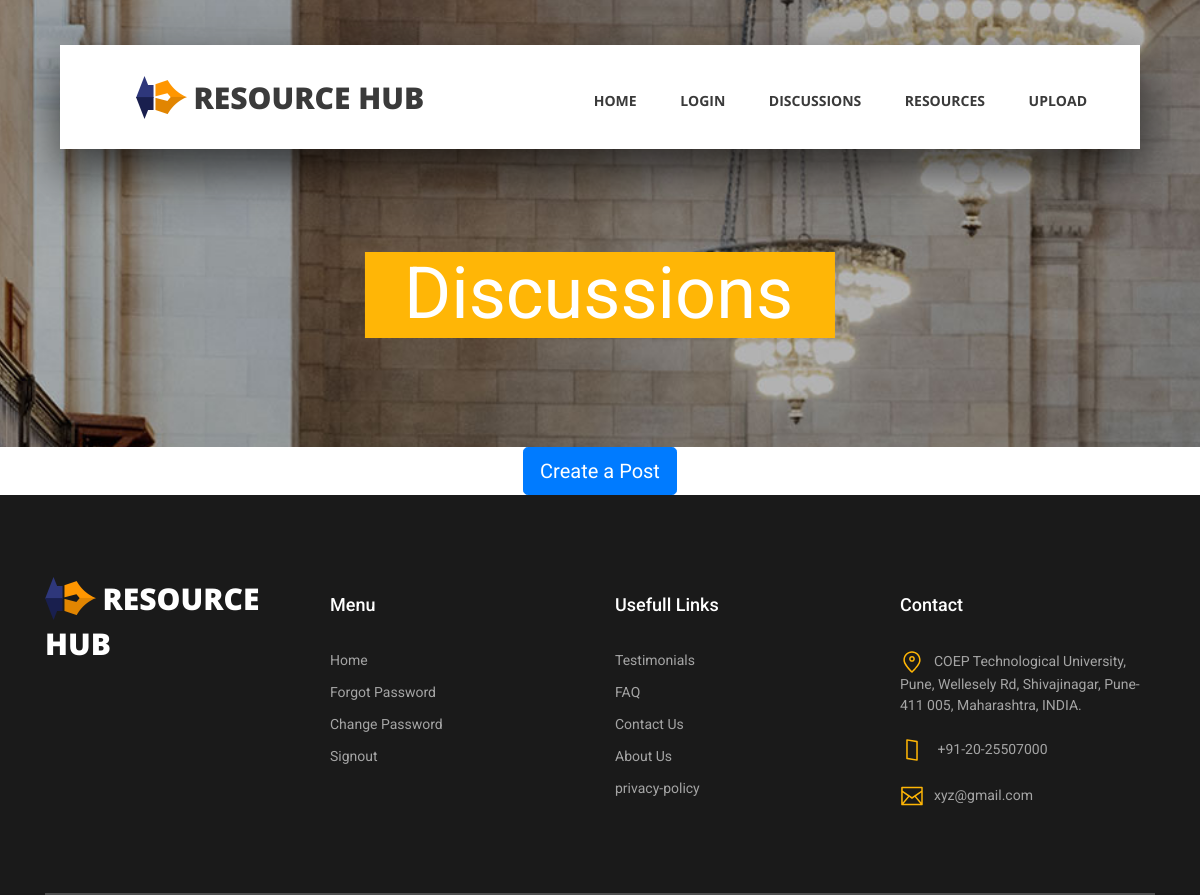
Page /posts (signed in) on the earlier database version.
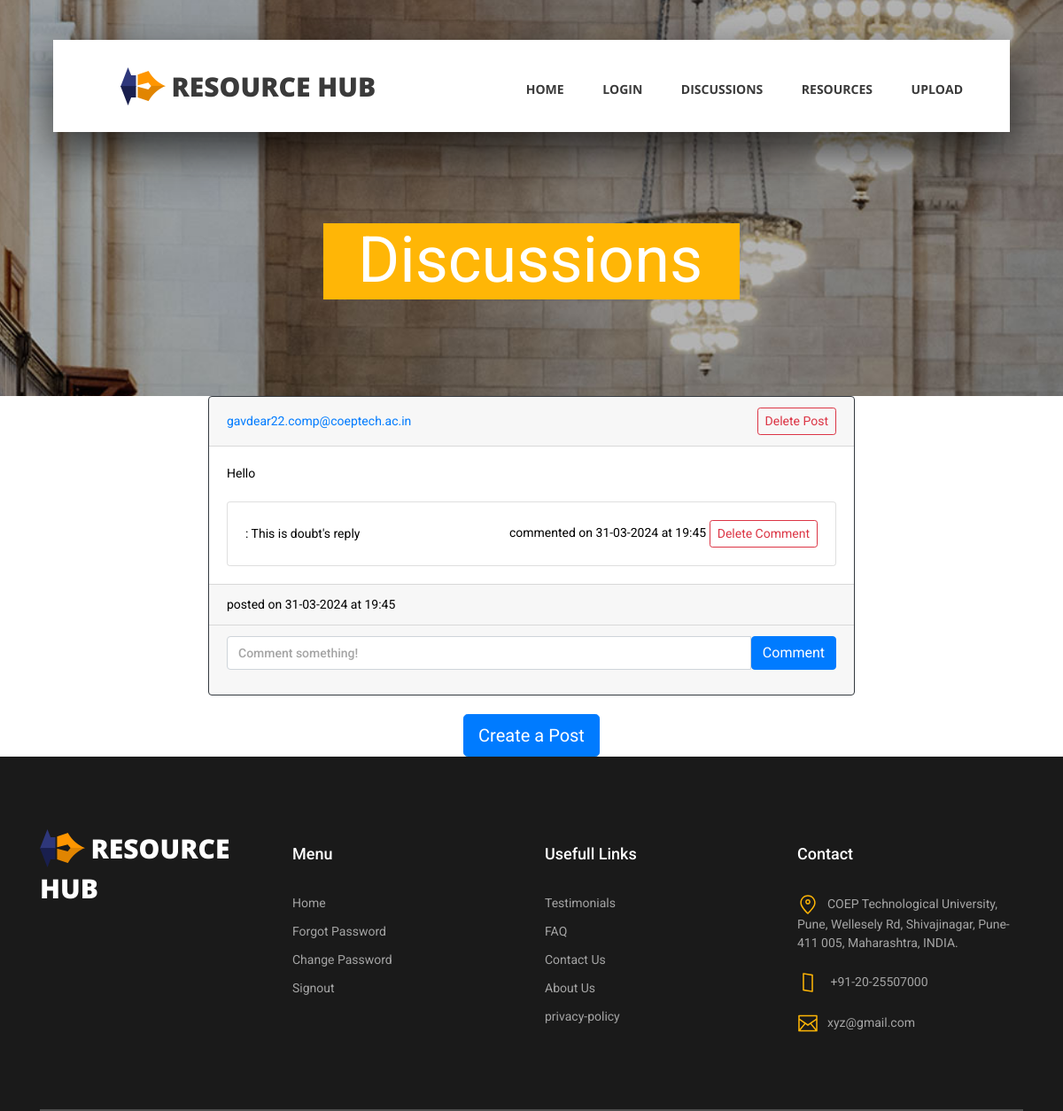
Same page on the later database version.
### app.py (models this page shows)
class Post(db.Model):
    id = db.Column(db.Integer, primary_key=True)
    text = db.Column(db.Text, nullable=False)
    date_created = db.Column(db.DateTime, default=datetime.now)
    author_id = db.Column(db.Integer, db.ForeignKey('user.id', ondelete="CASCADE"), nullable=False)
    comments = db.relationship('Comment', backref='post', passive_deletes=True)

class User(db.Model, UserMixin):
    id = db.Column(db.Integer, primary_key=True)
    name = db.Column(db.String(100))
    username = db.Column(db.String(50), unique=True)
    password = db.Column(db.String(100))
    user_type = db.Column(db.String(10))
    resources = db.relationship('Resource', backref="user")
    posts = db.relationship('Post', backref="user", passive_deletes=True)

class Comment(db.Model):
    id = db.Column(db.Integer, primary_key=True)
    text = db.Column(db.String(200), nullable=False)
    date_created = db.Column(db.DateTime, default=datetime.now)
    user_id = db.Column(db.Integer, db.ForeignKey('user.id', ondelete="CASCADE"), nullable=False)
    post_id = db.Column(db.Integer, db.ForeignKey('post.id', ondelete="CASCADE"), nullable=False)

### app.py (the view)
@app.route("/posts")
@login_required
def posts():
    posts = Post.query.all()
    user_id = current_user.id if current_user.is_authenticated else None
    return render_template("posts.html", author_id=user_id, posts=posts)

### app.py (called while the page is built)
@login_manager.user_loader
def load_user(user_id):
    return User.query.get(int(user_id))

### templates/posts.html (shortened to what this page needs)
<!DOCTYPE html>
<html lang="en">
<head>
	<link rel="stylesheet" type="text/css" href="../static/styles/bootstrap4/bootstrap.min.css">
	<link href="../static/plugins/fontawesome-free-5.0.1/css/fontawesome-all.css" rel="stylesheet" type="text/css">
	<link rel="stylesheet" type="text/css" href="../static/styles/contact_styles.css">
	<link rel="stylesheet" type="text/css" href="../static/styles/contact_responsive.css">
</head>
<body>
	<div class="super_container">
		<header class="header d-flex flex-row">
			<div class="header_content d-flex flex-row align-items-center">
				<div class="logo_container">
					<div class="logo">
						<img src="../static/images/logo.png" alt="">
						<span>Resource Hub</span>
					</div>
				</div>
				<nav class="main_nav_container">
					<div class="main_nav">
						<ul class="main_nav_list">
							<li class="main_nav_item"><a href="/">Home</a></li>
							<li class="main_nav_item"><b><a href="/login">Login</b></a></li>
							<li class="main_nav_item"><a href="/posts">Discussions</a></li>
							<li class="main_nav_item"><b><a href="/select">Resources</b></a></li>
							<li class="main_nav_item"><b><a href="/upload">Upload</a></b></a></li>
						</ul>
					</div>
				</nav>
			</div>
		</header>
			</div>
		{% block content %}
    <div class="home">
        <div class="home_background_container prlx_parent">
            <div class="home_background prlx" style="background-image:url(../static/images/contact_background.jpg)">
            </div>
        </div>
        <div class="home_content">
            <h1>Discussions</h1>
        </div>
    </div>
	<div class = "container">
		<div class = "row justify-content-center">
		<div class="col-8">
    <div id="posts">
        {% for post in posts %}
        <div class="card border-dark">
            <div class="card-header d-flex justify-content-between align-items-center">
                <a href="/posts/{{ post.user.username }}">{{ post.user.username }}</a>
				{% if current_user.id == post.author_id %}
                	<a href="{{ url_for('delete_post', id=post.id)}}" class="btn btn-outline-danger btn-sm">Delete Post</a>
				{% endif %}
            </div>
            <div class="card-body">
                <div class="card-text">{{ post.text }}</div>
                <br/>
                <div class="card">
                    <div class="card-body">
                        {% for comment in post.comments %}
                        <div class="d-flex justify-content-between align-items-center">
                            <div>
                                <a href="/posts/{{ comment.user_id.username }}">{{ comment.user_id.username }}</a>:
                                {{ comment.text }}
                            </div>
                            <div>
                                commented on {{ comment.date_created.strftime("%d-%m-%Y") }} at {{ comment.date_created.strftime("%H:%M") }}
                                {% if current_user.id == comment.user_id %}
									<a href="{{ url_for('delete_comment', comment_id=comment.id)}}" class="btn btn-outline-danger btn-sm">Delete Comment</a>
                                {% endif %}
                            </div>
                        </div>
                        {% endfor %}
                    </div>
                </div>
            </div>
            <div class="card-footer">posted on {{ post.date_created.strftime("%d-%m-%Y") }} at {{ post.date_created.strftime("%H:%M") }}</div>
            <div class="card-footer">
                <form method="POST" action="/create-comment/{{ post.id }}">
                    <div class="input-group mb-3">
                        <input type="text" id="text" name="text" class="form-control"
                               placeholder="Comment something!"/>
                        <button type="submit" class="btn btn-primary">Comment</button>
                    </div>
                </form>
            </div>
        </div>
        <br/> {% endfor %}
    </div>
    {% block footer %}
    <div class="d-flex justify-content-center">
        <a href="/create-post"><button type="button" class="btn btn-lg btn-primary">Create a Post</button></a>
    </div>
    {% endblock %}
{% endblock %}
</div>
</div>
</div>
	<footer class="footer">
		<div class="container">
					<div class="col">
				<div class="row">
					<div class="col text-center">
					</div>
				</div>
			</div>
			<div class="footer_content">
				<div class="row">
					<div class="col-lg-3 footer_col">
						<div class="logo_container">
							<div class="logo">
								<img src="../static/images/logo.png" alt="">
								<span>Resource Hub</span>
							</div>
						</div>
					</div>
					<div class="col-lg-3 footer_col">
						<div class="footer_column_title">Menu</div>
						<div class="footer_column_content">
							<ul>
							<li class="footer_list_item"><a href="/">Home</a></li>
							<li class="footer_list_item"><a href="/forgot_password">Forgot Password</a></li>
							<li class="footer_list_item"><a href="/change-password-form">Change Password</a></li>
							<li class="footer_list_item"><a href="/logout">Signout</a></a></li>
							</ul>
						</div>
					</div>
					<div class="col-lg-3 footer_col">
						<div class="footer_column_title">Usefull Links</div>
						<div class="footer_column_content">
							<ul>
								<li class="footer_list_item"><a href="/testimonials">Testimonials</a></li>
								<li class="footer_list_item"><a href="FAQ">FAQ</a></li>
								<li class="footer_list_item"><a href="/contact">Contact Us</a></li>
								<li class="footer_list_item"><a href="/aboutus">About Us</a></li>
								<li class="footer_list_item"><a href="/privacy">privacy-policy</a></li>
							</ul>
						</div>
					</div>
					<div class="col-lg-3 footer_col">
						<div class="footer_column_title">Contact</div>
						<div class="footer_column_content">
							<ul>
								<li class="footer_contact_item">
									<div class="footer_contact_icon">
										<img src="../static/images/placeholder.svg" alt="https://www.flaticon.com/authors/lucy-g">
									</div>COEP Technological University, Pune, Wellesely Rd, Shivajinagar, Pune-411 005,
									Maharashtra, INDIA.
								</li>
								<li class="footer_contact_item">
									<div class="footer_contact_icon">
										<img src="../static/images/smartphone.svg" alt="https://www.flaticon.com/authors/lucy-g">
									</div>
									+91-20-25507000
								</li>
								<li class="footer_contact_item">
									<div class="footer_contact_icon">
										<img src="../static/images/envelope.svg" alt="https://www.flaticon.com/authors/lucy-g">
									</div>xyz@gmail.com
								</li>
							</ul>
						</div>
					</div>
				</div>
			</div>
		</div>
	</footer>
</body>
</html>

### static/styles/contact_styles.css (style rules this page uses)
* { margin: 0; padding: 0; -webkit-font-smoothing: antialiased; -webkit-text-shadow: rgba(0,0,0,.01) 0 0 1px; text-shadow: rgba(0,0,0,.01) 0 0 1px; }
body { font-family: 'Roboto', sans-serif; font-size: 14px; font-weight: 400; background: #FFFFFF; color: #000000; }
div { display: block; position: relative; -webkit-box-sizing: border-box; -moz-box-sizing: border-box; box-sizing: border-box; }
ul { list-style: none; margin-bottom: 0px; }
a, a:hover, a:visited, a:active, a:link { text-decoration: none; -webkit-font-smoothing: antialiased; -webkit-text-shadow: rgba(0,0,0,.01) 0 0 1px; text-shadow: rgba(0,0,0,.01) 0 0 1px; }
h1 { font-size: 36px; }
h1, h2, h3, h4, h5, h6 { font-family: 'Roboto', sans-serif; -webkit-font-smoothing: antialiased; -webkit-text-shadow: rgba(0,0,0,.01) 0 0 1px; text-shadow: rgba(0,0,0,.01) 0 0 1px; }
.form-control { color: #db5246; }
.super_container { width: 100%; overflow: hidden; }
.prlx_parent { overflow: hidden; }
.prlx { height: 130% !important; }
.header { position: fixed; top: 45px; left: 50%; -webkit-transform: translateX(-50%); -moz-transform: translateX(-50%); -ms-transform: translateX(-50%); -o-transform: translateX(-50%); transform: translateX(-50%); width: 1318px; height: 104px; background: #FFFFFF; z-index: 10; -webkit-transition: all 200ms ease; -moz-transition: all 200ms ease; -ms-transition: all 200ms ease; -o-transition: all 200ms ease; transition: all 200ms ease; }
.header_content { width: calc(100% - 279px); height: 100%; }
.header_content::before { display: block; position: absolute; top: 0; left: 0; width: 100%; height: 100%; content: ''; box-shadow: 0px 20px 49px rgba(0,0,0,0.67); z-index: -1; }
.logo_container { display: inline-block; padding-left: 76px; }
.logo span { font-family: 'Open Sans', sans-serif; font-size: 30px; font-weight: 900; color: #3a3a3a; vertical-align: middle; text-transform: uppercase; margin-left: 3px; }
.main_nav_container { display: inline-block; margin-left: auto; padding-right: 93px; }
.main_nav { margin-top: 7px; }
.main_nav_item { display: inline-block; margin-right: 40px; }
.main_nav_item:last-child { margin-right: 0px; }
.main_nav_item a { font-family: 'Open Sans', sans-serif; font-size: 14px; text-transform: uppercase; font-weight: 700; color: #3a3a3a; -webkit-transition: all 200ms ease; -moz-transition: all 200ms ease; -ms-transition: all 200ms ease; -o-transition: all 200ms ease; transition: all 200ms ease; }
.home { width: 100%; height: 447px; }
.home_background_container { position: absolute; top: 0; left: 0; width: 100%; height: 100%; }
.home_background { width: 100%; height: 100%; background-repeat: no-repeat; background-size: cover; background-position: center center; }
.home_content { position: absolute; left: 50%; bottom: 109px; -webkit-transform: translateX(-50%); -moz-transform: translateX(-50%); -ms-transform: translateX(-50%); -o-transform: translateX(-50%); transform: translateX(-50%); background: #ffb606; padding-top: 24px; padding-bottom: 18px; padding-left: 39px; padding-right: 42px; }
.home_content h1 { font-size: 72px; font-weight: 400; color: #FFFFFF; line-height: 0.5; white-space: nowrap; }
.footer { width: 100%; padding-top: 00px; background: #1a1a1a; }
.footer_content { padding-top: 80px; padding-bottom: 83px; border-bottom: solid 2px #4d4e4e; }
.footer_content .logo_container { padding-left: 0px; }
.footer_content .logo span { color: #FFFFFF; }
.footer_column_title { font-size: 18px; font-weight: 500; color: #FFFFFF; padding-top: 15px; }
.footer_column_content { margin-top: 32px; }
.footer_list_item { margin-bottom: 11px; }
.footer_list_item a { font-size: 14px; color: #a5a5a5; -webkit-transition: all 200ms ease; -moz-transition: all 200ms ease; -ms-transition: all 200ms ease; -o-transition: all 200ms ease; transition: all 200ms ease; }
.footer_contact_item { font-size: 14px; font-weight: 400; color: #a5a5a5; margin-bottom: 22px; }
.footer_contact_item:last-child { margin-bottom: 0px; }
.footer_contact_icon { display: inline-block; width: 24px; height: 24px; vertical-align: middle; margin-right: 10px; }
.footer_contact_icon img { width: 100%; }

Differences in the rows shown:
added Post: user.username "gavdear22.comp@coeptech.ac.in", text "Hello", date_created "31-03-2024", date_created "19:45"
added Comment: text "This is doubt's reply", date_created "31-03-2024", date_created "19:45"
